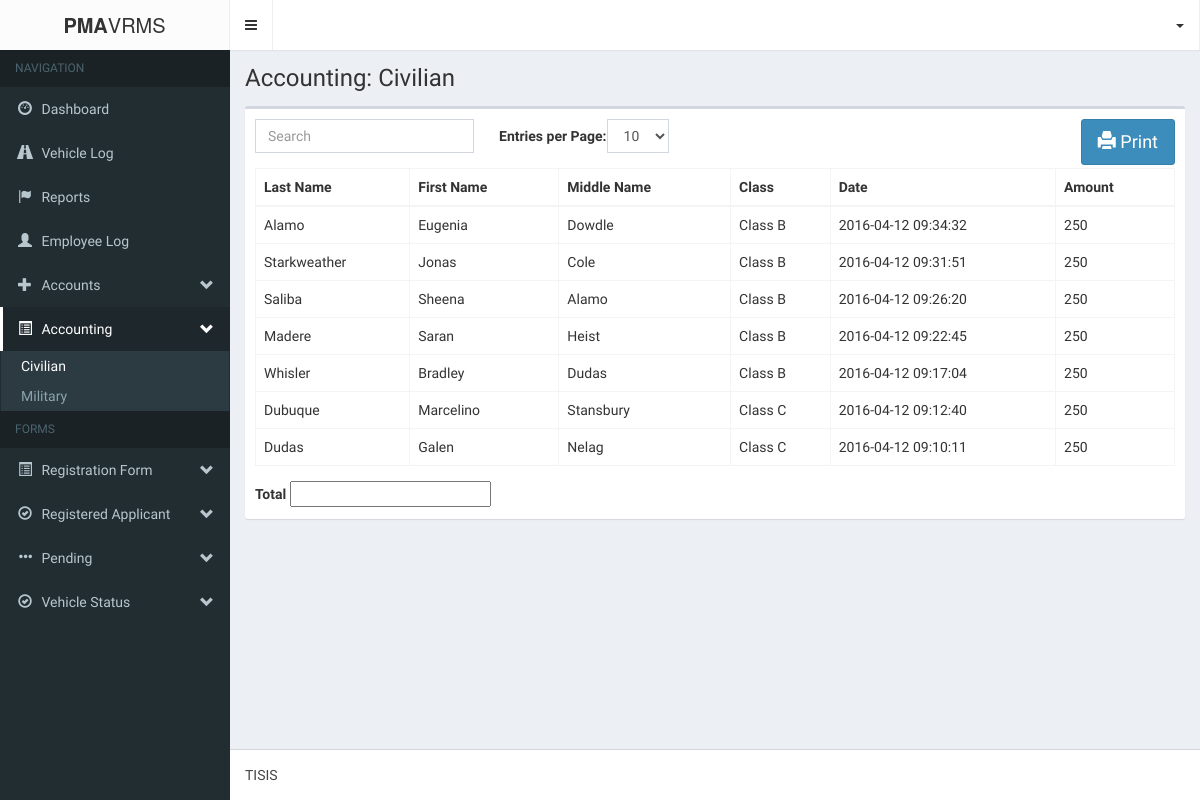
The page /login/accountingApplicant.php on the database its author committed.
### tables this page shows
CREATE TABLE IF NOT EXISTS `form1_applicantpd` (
  `a_applicantId` int(11) NOT NULL AUTO_INCREMENT,
  `a_profile` varchar(255) NOT NULL,
  `a_lastname` varchar(60) NOT NULL,
  `a_firstname` varchar(60) NOT NULL,
  `a_middlename` varchar(60) NOT NULL,
  `a_address` varchar(60) NOT NULL,
  `a_occupation` varchar(60) NOT NULL,
  `a_officeAddress` varchar(60) NOT NULL,
  `a_driversLicense` varchar(60) NOT NULL,
  `a_expirationDate` varchar(60) NOT NULL,
  `a_class` varchar(60) NOT NULL,
  `a_submitted_requirements` varchar(255) NOT NULL,
  `a_status` varchar(255) NOT NULL,
  `a_dateRegistered` datetime NOT NULL,
  `a_placeRegistered` varchar(65) NOT NULL,
  `a_vehicle_id` int(11) NOT NULL,
  `a_renew_status` int(11) NOT NULL,
  PRIMARY KEY (`a_applicantId`)
);

### login/logic/registered_logic.php (called while the page is built, shortened)
<?php
	require_once('db/database.php');
	$database = new Database();
	$query = 'SELECT * FROM form1_applicantpd ORDER BY a_dateRegistered DESC';
	$database->execute($query);
	$applicants = array();
?>

### login/db/database.php (called while the page is built, shortened)
<?php
	class Database{
		private $database;
		private function connect(){
			$host			= 'localhost';
			$username		= 'root';
			$password		= '';
			$database_name	= 'pma-vrms';
			$port			= 3306;
			$this->database = mysqli_connect($host, $username, $password, $database_name, $port);
		}
		public function execute($query){
			$this->result = mysqli_query($this->database, $query) OR die(mysqli_error($this->database));
		}
	}
?>

### login/accountingApplicant.php (the view, shortened to what this page needs)
<?php
include('login/session.php');
?>
<!DOCTYPE html>
<html>
<head>
	<link rel="stylesheet" href="bootstrap/css/bootstrap.min.css">
    <link rel="stylesheet" href="fonts/font-awesome.min.css">
    <link rel="stylesheet" href="css/style-main.min.css">
    <link rel="stylesheet" href="bootstrap/css/jquery.bdt.css">
    <link rel="stylesheet" href="css/skin.min.css">
    <link rel="stylesheet" type="text/css" href="css/print.css">
</head>
<body class="hold-transition skin-black sidebar-mini">
    <div class="wrapper">
      <header class="main-header">
        <div class="logo">
          <span class="logo-lg"><b>PMA</b>VRMS</span>
        </div>
        <nav class="navbar navbar-static-top" role="navigation">
          <a href="#" class="sidebar-toggle" data-toggle="offcanvas" role="button">
          </a>
            <ul class="nav navbar-nav pull-right">
			<li class="drop-down">
				<a class="drop-down toggle" data-toggle="dropdown" href=""><?php echo $login_session; ?><span class="caret"></span></a>
			</li>
		</ul>
        </nav>
      </header>
      <aside class="main-sidebar">
        <section class="sidebar">
          <ul class="sidebar-menu">
            <li class="header">NAVIGATION</li>
            <li class=""><a href="index.php"><i class="glyphicon glyphicon-dashboard"></i> <span>Dashboard</span></a></li>
            <li><a href="vehicleLog.php"><i class="glyphicon glyphicon-road"></i> <span>Vehicle Log</span></a></li>
            <li><a href="reports.php"><i class="glyphicon glyphicon-flag"></i> <span>Reports</span></a></li>
            <li><a href="login/logbook_page.php"><i class="glyphicon glyphicon-user"></i> <span>Employee Log</span></a></li>
						<li class="treeview">
							<a href="#"><i class="glyphicon glyphicon-plus"></i>
								<span>Accounts</span>
								<i class="glyphicon glyphicon-chevron-down pull-right"></i>
							</a>
						</li>
            <li class="treeview active">
              <a href="#"><i class="glyphicon glyphicon-list-alt"></i> <span>Accounting</span> <i class="glyphicon glyphicon-chevron-down pull-right"></i></a>
              <ul class="treeview-menu">
                <li class="active"><a href="accountingApplicant.php">Civilian</a></li>
                <li><a href="AccountingMilitary.php">Military</a></li>
              </ul>
            </li>
            <li class="header">FORMS</li>
            <li class="treeview">
              <a href="#"><i class="glyphicon glyphicon-list-alt"></i> <span>Registration Form</span> <i class="glyphicon glyphicon-chevron-down pull-right"></i></a>
            </li>
            <li class="treeview">
              <a href="#"><i class="glyphicon glyphicon-ok-circle"></i> <span>Registered Applicant</span> <i class="glyphicon glyphicon-chevron-down pull-right"></i></a>
            </li>
            <li class="treeview">
              <a href="#"><i class="glyphicon glyphicon-option-horizontal"></i> <span>Pending</span> <i class="glyphicon glyphicon-chevron-down pull-right"></i></a>
            </li>
            <li class="treeview">
              <a href="#"><i class="glyphicon glyphicon-ok-circle"></i> <span>Vehicle Status</span> <i class="glyphicon glyphicon-chevron-down pull-right"></i></a>
            </li>
          </ul>
        </section>
      </aside>
      <div class="content-wrapper">
        <section class="content-header">
          <h1>
            Accounting: Civilian
          </h1>
        </section>
        <section class="content">
         <?php include('logic/registered_logic.php'); ?>
		<div class="'container">
			<div class="row">
				<div class="col-md-12">
                    <div class="box">
                        <div class="box-body">
                            <button id="printReports" class="btn btn-primary btn-lg pull-right" onclick="printReports()">
                                <span class="glyphicon glyphicon-print" aria-hidden="true"></span> Print
                            </button>
                            <table class="table table-bordered table-hover" id="bootstrap-table">
						<thead>
              <th>Last Name</th>
              <th>First Name</th>
              <th>Middle Name</th>
              <th>Class</th>
              <th>Date</th>
              <th>Amount</th>
            </thead>
            <tbody>
              <?php
                foreach ($applicants as $key => $applicant) {
                  echo <<<DATA
                    <tr id='applicant_$key'>
                      <td style='display:none'>$applicant[a_applicantId]</td>
                      <td>$applicant[a_lastname]</td>
                      <td>$applicant[a_firstname]</td>
                      <td>$applicant[a_middlename]</td>
                      <td>$applicant[a_class]</td>
                      <td>$applicant[a_dateRegistered]</td>
                      <td>250</td>
                    </tr>
DATA;
                }
              ?>
            </tbody>
					</table>
<label>Total</label>
  <input type="text"></input>
				</div>
			</div>
		</div>
</section>
        <br/><br/>
        </div>
      <footer class="main-footer">
        TISIS
      </footer>
    </div>
</body>
</html>

### rows shown on the page
form1_applicantpd: a_lastname "Alamo", a_firstname "Eugenia", a_middlename "Dowdle", a_class "Class B", a_dateRegistered "2016-04-12 09:34:32"
form1_applicantpd: a_lastname "Starkweather", a_firstname "Jonas", a_middlename "Cole", a_class "Class B", a_dateRegistered "2016-04-12 09:31:51"

### other values the page prints
$applicant[a_lastname] "Saliba"
$applicant[a_firstname] "Sheena"
$applicant[a_middlename] "Alamo"
$applicant[a_class] "Class B"
$applicant[a_dateRegistered] "2016-04-12 09:26:20"
$applicant[a_lastname] "Madere"
$applicant[a_firstname] "Saran"
$applicant[a_middlename] "Heist"
$applicant[a_dateRegistered] "2016-04-12 09:22:45"
$applicant[a_lastname] "Whisler"
$applicant[a_firstname] "Bradley"
$applicant[a_middlename] "Dudas"
$applicant[a_dateRegistered] "2016-04-12 09:17:04"
$applicant[a_lastname] "Dubuque"
$applicant[a_firstname] "Marcelino"
